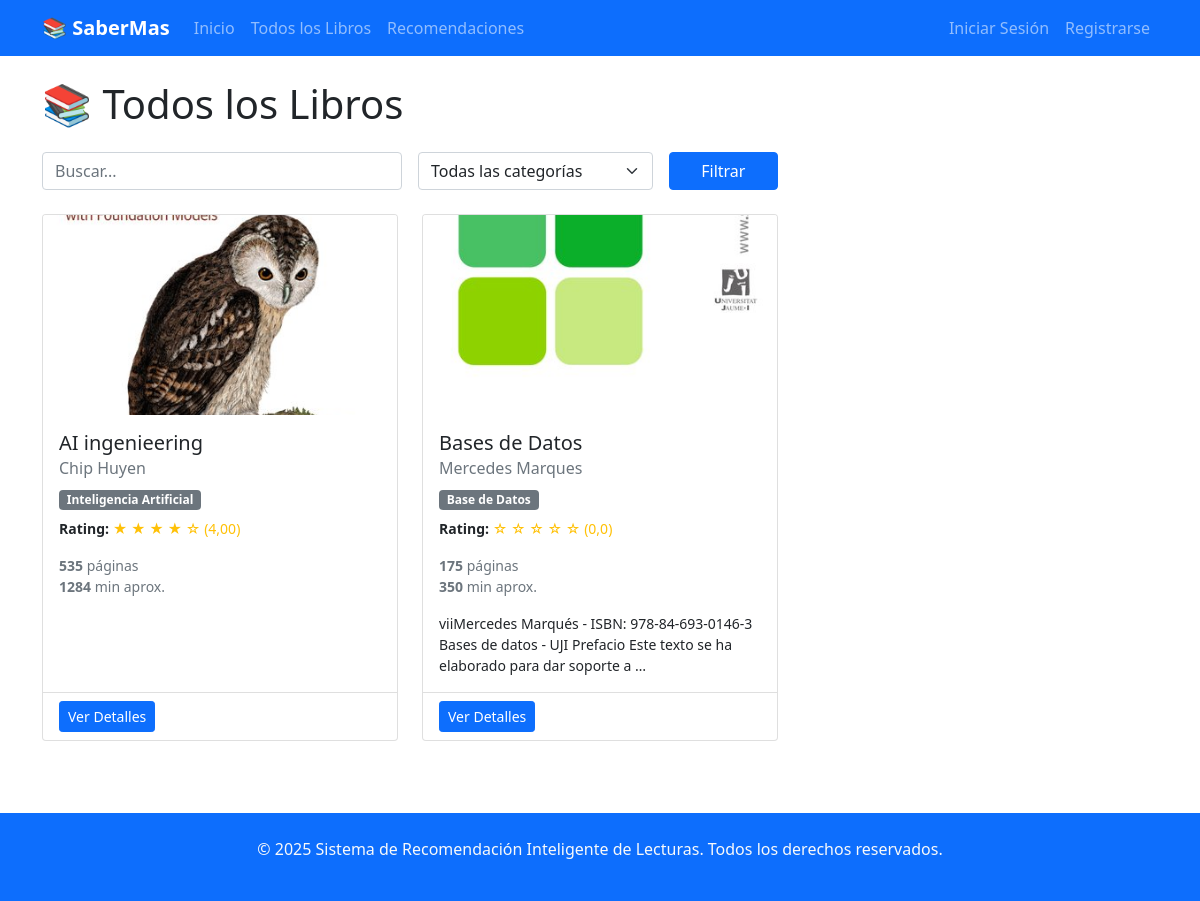
The app's page /libros/ with its own data.
### sril/models.py (models this page shows, shortened)
class Libro(models.Model):
    titulo = models.CharField(max_length=255, verbose_name="Título")
    autor = models.CharField(max_length=255, verbose_name="Autor")
    isbn = models.CharField(
        max_length=20,
        unique=True,
        blank=True,
        null=True,
        verbose_name="ISBN"
    )
    sinopsis = models.TextField(blank=True, null=True, verbose_name="Sinopsis")
    numero_paginas = models.PositiveIntegerField(
        default=0,
        verbose_name="Número de páginas"
    )
    tiempo_lectura_promedio = models.PositiveIntegerField(
        default=0,
        help_text="Tiempo promedio de lectura en minutos",
        verbose_name="Tiempo de lectura"
    )
    fecha_publicacion = models.DateField(
        blank=True,
        null=True,
        verbose_name="Fecha de publicación"
    )
    editorial = models.CharField(
        max_length=100,
        blank=True,
        null=True,
        verbose_name="Editorial"
    )
    archivo_pdf = models.FileField(
        upload_to='libros/pdfs/',
        blank=True,
        null=True,
        validators=[FileExtensionValidator(allowed_extensions=['pdf'])],
        help_text="Subir archivo PDF del libro",
        verbose_name="Archivo PDF"
    )
    portada = models.ImageField(
        upload_to='libros/portadas/',
        blank=True,
        null=True,
        help_text="Portada generada automáticamente desde el PDF",
        verbose_name="Portada"
    )
    disponible_descarga = models.BooleanField(
        default=False,
        help_text="¿Está disponible para descarga?",
        verbose_name="Disponible para descarga"
    )
    categorias = models.ManyToManyField(
        'Categoria',
        through='LibroCategoria',
        verbose_name="Categorías"
    )
    activo = models.BooleanField(default=True, verbose_name="Activo")
    fecha_creacion = models.DateTimeField(auto_now_add=True, verbose_name="Fecha de creación")
    fecha_actualizacion = models.DateTimeField(auto_now=True, verbose_name="Fecha de actualización")
    class Meta:
        verbose_name = 'Libro'
        verbose_name_plural = 'Libros'
        ordering = ['titulo']
        indexes = [
            models.Index(fields=['titulo']),
            models.Index(fields=['autor']),
            models.Index(fields=['fecha_publicacion']),
        ]
    @property
    def rating_promedio(self):
        from django.db.models import Avg
        try:
            resultado = self.puntuaciones.aggregate(promedio=Avg('puntuacion'))
            promedio = resultado['promedio']
            return round(promedio, 2) if promedio else 0.0
        except:
            return 0.0
    class Meta:
        verbose_name = 'Libro'
        verbose_name_plural = 'Libros'
        ordering = ['titulo']
        indexes = [
            models.Index(fields=['titulo']),
            models.Index(fields=['autor']),
            models.Index(fields=['fecha_publicacion']),
        ]

class Categoria(models.Model):
    nombre = models.CharField(max_length=100, unique=True)
    descripcion = models.TextField(blank=True, null=True)
    class Meta:
        verbose_name = 'Categoría'
        verbose_name_plural = 'Categorías'

### sril/views.py (the view)
# urls.py: path('libros/', views.lista_libros, name='lista_libros'),
def lista_libros(request):
    libros = Libro.objects.filter(activo=True)
    categoria_id = request.GET.get('categoria')
    if categoria_id:
        libros = libros.filter(categorias__id=categoria_id)
    query = request.GET.get('q')
    if query:
        libros = libros.filter(
            Q(titulo__icontains=query) |
            Q(autor__icontains=query) |
            Q(isbn__icontains=query)
        )
    categorias = Categoria.objects.all()
    context = {
        'libros': libros,
        'categorias': categorias,
    }
    return render(request, 'sril/libros/lista_libros.html', context)

### sril/templates/sril/libros/lista_libros.html (shortened to what this page needs)
{% extends 'sril/base.html' %}
{% block content %}
<div class="row">
    <div class="col-12">
        <h1 class="mb-4">📚 Todos los Libros</h1>
        <div class="row mb-4">
            <div class="col-md-8">
                <form method="get" class="row g-3">
                    <div class="col-md-6">
                        <input type="text" name="q" class="form-control" placeholder="Buscar..." value="{{ request.GET.q }}">
                    </div>
                    <div class="col-md-4">
                        <select name="categoria" class="form-select">
                            <option value="">Todas las categorías</option>
                        </select>
                    </div>
                    <div class="col-md-2">
                        <button type="submit" class="btn btn-primary w-100">Filtrar</button>
                    </div>
                </form>
            </div>
        </div>
        <div class="row">
            {% for libro in libros %}
            <div class="col-lg-4 col-md-6 mb-4">
                <div class="card book-card h-100">
                    {% if libro.portada %}
                        <img src="{{ libro.portada.url }}" class="card-img-top" alt="{{ libro.titulo }}"
                             style="height: 200px; object-fit: cover;">
                    {% else %}
                        <div class="card-img-top bg-light d-flex align-items-center justify-content-center"
                             style="height: 200px;">
                            <span class="text-muted">📚</span>
                        </div>
                    {% endif %}
                    <div class="card-body">
                        <h5 class="card-title">{{ libro.titulo }}</h5>
                        <h6 class="card-subtitle mb-2 text-muted">{{ libro.autor }}</h6>
                        <div class="mb-2">
                            {% for cat in libro.categorias.all %}
                                <span class="badge bg-secondary me-1">{{ cat.nombre }}</span>
                            {% endfor %}
                        </div>
                        <p class="card-text small">
                            <strong>Rating:</strong>
                            <span class="rating-stars">
                                {% with rating=libro.rating_promedio %}
                                    {% for i in "12345" %}
                                        {% if forloop.counter <= rating %}
                                            ★
                                        {% else %}
                                            ☆
                                        {% endif %}
                                    {% endfor %}
                                {% endwith %}
                                ({{ libro.rating_promedio }})
                            </span>
                        </p>
                        <p class="card-text small text-muted">
                            <strong>{{ libro.numero_paginas }}</strong> páginas<br>
                            <strong>{{ libro.tiempo_lectura_promedio }}</strong> min aprox.
                        </p>
                        {% if libro.sinopsis %}
                        <p class="card-text small">{{ libro.sinopsis|truncatewords:20 }}</p>
                        {% endif %}
                    </div>
                    <div class="card-footer bg-transparent">
                        <a href="{% url 'sril:detalle_libro' libro.id %}" class="btn btn-sm btn-primary">Ver Detalles</a>
                    </div>
                </div>
            </div>
            {% endfor %}
        </div>
    </div>
</div>
{% endblock %}

### sril/templates/sril/base.html (shortened to what this page needs)
<!DOCTYPE html>
<html lang="es">
<head>
    <link href="https://cdn.jsdelivr.net/npm/bootstrap@5.1.3/dist/css/bootstrap.min.css" rel="stylesheet">
</head>
<body>
    <nav class="navbar navbar-expand-lg navbar-dark bg-primary">
        <div class="container">
            <a class="navbar-brand" href="{% url 'sril:home' %}">📚 SaberMas</a>
            <div class="collapse navbar-collapse" id="navbarNav">
                <ul class="navbar-nav me-auto">
                    <li class="nav-item">
                        <a class="nav-link" href="{% url 'sril:home' %}">Inicio</a>
                    </li>
                    <li class="nav-item">
                        <a class="nav-link" href="{% url 'sril:lista_libros' %}">Todos los Libros</a>
                    </li>
                    <li class="nav-item">
                        <a class="nav-link" href="{% url 'sril:recomendaciones' %}">Recomendaciones</a>
                    </li>
                </ul>
                <ul class="navbar-nav">
                {% if user.is_authenticated %}
                    {% if user.es_administrador %}
                    <li class="nav-item">
                        <a class="nav-link text-white" href="{% url 'admin:index' %}" target="_blank" title="Panel de Administración">
                            ⚙️ Admin
                        </a>
                    </li>
                    {% endif %}
                    <li class="nav-item dropdown">
                        <a class="nav-link dropdown-toggle" href="#" id="navbarDropdown" role="button" data-bs-toggle="dropdown">
                             {{ user.nombre }}
                        </a>
                        <ul class="dropdown-menu">
                            <li><a class="dropdown-item" href="{% url 'sril:mis_preferencias' %}"> Mis Preferencias</a></li>
                            <li><hr class="dropdown-divider"></li>
                            <li>
                                <form method="post" action="{% url 'sril:logout' %}" class="d-inline">
                                    {% csrf_token %}
                                    <button type="submit" class="dropdown-item">➜] Cerrar Sesión</button>
                                </form>
                            </li>
                        </ul>
                    </li>
                {% else %}
                    <li class="nav-item">
                        <a class="nav-link" href="{% url 'sril:login' %}">Iniciar Sesión</a>
                    </li>
                    <li class="nav-item">
                        <a class="nav-link" href="{% url 'sril:registro' %}">Registrarse</a>
                    </li>
                {% endif %}
            </ul>
            </div>
        </div>
    </nav>
    <main class="container my-4">
        {% block content %}
        {% endblock %}
    </main>
    <footer class="bg-primary text-light py-4 mt-5">
        <div class="container text-center">
            <p>&copy; 2025 Sistema de Recomendación Inteligente de Lecturas. Todos los derechos reservados.</p>
        </div>
    </footer>
</body>
</html>

### sril/templates/sril/base.html (style rules this page uses)
.book-card { transition: transform 0.2s; height: 100%; }
.rating-stars { color: #ffc107; }
.navbar-brand { font-weight: bold; }

### records on screen
Libro: portada (picture), titulo "AI ingenieering", autor "Chip Huyen", rating_promedio "4,00", numero_paginas "535", tiempo_lectura_promedio "1284"
Categoria: nombre "Inteligencia Artificial"
Libro: portada (picture), titulo "Bases de Datos", autor "Mercedes Marques", rating_promedio "0,0", numero_paginas "175", tiempo_lectura_promedio "350", sinopsis "viiMercedes Marqués - ISBN: 978-84-693-0146-3 Bases de datos - UJI Prefacio Este texto se ha elaborado para dar soporte a …"
Categoria: nombre "Base de Datos"
